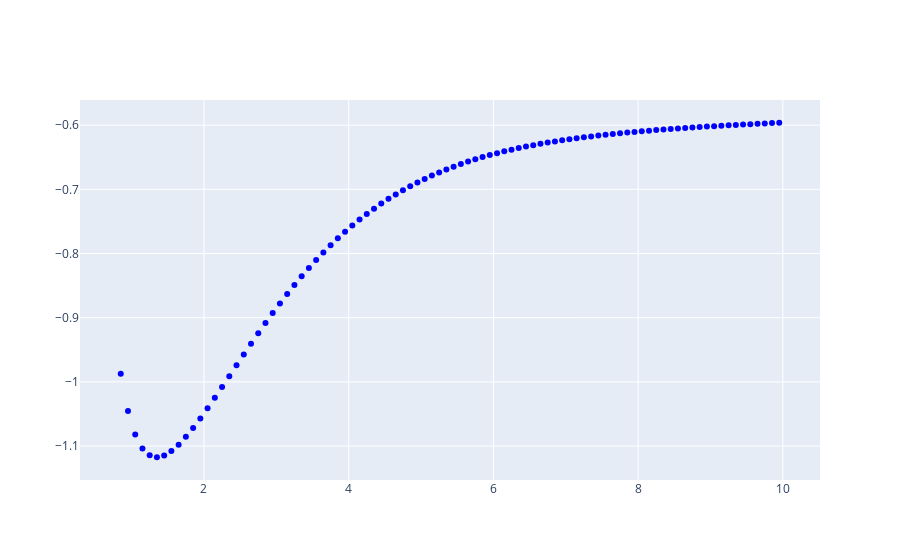

Notebook code for this chart:
### Code cell
HartreeFock = importNotebook("Hartree_Class")

#set up the automated calculations used to generate the surface potential

#User Specified Variables

#Enter the atomic number for atoms 1 and 2
atom1 = 1
atom2 = 1

#Enter the number of electrons for atom 1 and 2
#Note the total number of electrons must be a multiple of 2, 
#otherwise, the computation will round the total number of electrons 
#down to the nearest multiple of 2
atomN1 = 1
atomN2 = 1

#Select a basis, for a list of available basis sets, please see the "basisSets" folder
basisName = "STO-3G"

#Enter Starting and End Bond distance for the diatomic molecule
#Units for Bond Distance in This Program are Bohr Units
startR = .85
endR = 10

#Please enter the distance the bond distance should increase each iteration
#The smaller the number, the more accurate and time-consuming the computation will be
step = 0.1

#Please enter how small the difference in energy between two ground state energy calculations
#must be in order to convergence to occur
convergenceCritera = pow(10, -10)

#Please enter the maximum number of iterations the SCF procedure can take before
#the computation will fail as being unable to converge
maxIterations = 100

#System Defined Variables
E = []
R = []
basisSets = []
Xs = []
MOEnergy = []
delta = (endR - startR) / step
currentR = startR

#Main While Loop to repeatedly call the Hartree-Fock routine to generate the potential energy surface
while(not(currentR >= endR)):
    
    #define the molecular system
    system = molecule()
    system.addAtom(atom(vector(1,1,2+currentR), atom1, atomN1))
    system.addAtom(atom(vector(1,1,2), atom2, atomN2))

    system.addBasis(basisName)
    
    #Set up the Hartree Procedure
    HF = HartreeFock.HF(system, convergenceCritera, maxIterations)

    #Store Bond distance, associated Energy, and MO Energies
    R.append(currentR) 
    E.append(HF.SCF() )
    MOEnergy.append(HF.MOEnergy)
    
    print("Hartree-Fock Computation: " + str(currentR * 100 // endR) + "%")
    
    #update the current intenuclear distance
    currentR += step
    
print("Hartree-Fock Computation Complete")

figure = { 
    "data": [
        #create the Hartree-Fock generated Potential Energy Surface
        {
            "type":"scatter",
            "x":R,
            "y":E,
            "connectgaps":False,
            "mode":"markers", 
            "name":"Hartree-Fock Computed",
            "marker":{"color":"blue"}
        }
    ]   
}

iplot(figure)

### Figure 1 — Plotly figure (JSON) as saved in the notebook; plotly's stock layout.template omitted (floating-point values rounded to 4 significant figures)
{"data": [{"connectgaps": false, "marker": {"color": "blue"}, "mode": "markers", "name": "Hartree-Fock Computed", "type": "scatter", "x": [0.85, 0.95, 1.05, 1.15, 1.25, 1.35, 1.45, 1.55, 1.65, 1.75, 1.85, 1.95, 2.05, 2.15, 2.25, 2.35, 2.45, 2.55, 2.65, 2.75, 2.85, 2.95, 3.05, 3.15, 3.25, 3.35, 3.45, 3.55, 3.65, 3.75, 3.85, 3.95, 4.05, 4.15, 4.25, 4.35, 4.45, 4.55, 4.65, 4.75, 4.85, 4.95, 5.05, 5.15, 5.25, 5.35, 5.45, 5.55, 5.65, 5.75, 5.85, 5.95, 6.05, 6.15, 6.25, 6.35, 6.45, 6.55, 6.65, 6.75, 6.85, 6.95, 7.05, 7.15, 7.25, 7.35, 7.45, 7.55, 7.65, 7.75, 7.85, 7.95, 8.05, 8.15, 8.25, 8.35, 8.45, 8.55, 8.65, 8.75, 8.85, 8.95, 9.05, 9.15, 9.25, 9.35, 9.45, 9.55, 9.65, 9.75, 9.85, 9.95], "y": [-0.9872, -1.045, -1.082, -1.104, -1.115, -1.118, -1.115, -1.108, -1.098, -1.086, -1.072, -1.057, -1.041, -1.025, -1.008, -0.9912, -0.9742, -0.9574, -0.9408, -0.9244, -0.9084, -0.8929, -0.8778, -0.8632, -0.8491, -0.8356, -0.8226, -0.8102, -0.7983, -0.787, -0.7762, -0.766, -0.7563, -0.7471, -0.7383, -0.7301, -0.7222, -0.7149, -0.7079, -0.7013, -0.6951, -0.6892, -0.6837, -0.6785, -0.6736, -0.669, -0.6647, -0.6606, -0.6568, -0.6532, -0.6498, -0.6466, -0.6436, -0.6408, -0.6382, -0.6357, -0.6334, -0.6312, -0.6291, -0.6271, -0.6253, -0.6236, -0.6219, -0.6204, -0.6189, -0.6175, -0.6162, -0.615, -0.6138, -0.6127, -0.6116, -0.6105, -0.6096, -0.6086, -0.6077, -0.6068, -0.606, -0.6052, -0.6044, -0.6036, -0.6029, -0.6022, -0.6015, -0.6009, -0.6002, -0.5996, -0.599, -0.5984, -0.5979, -0.5973, -0.5968, -0.5962]}], "layout": {}}
